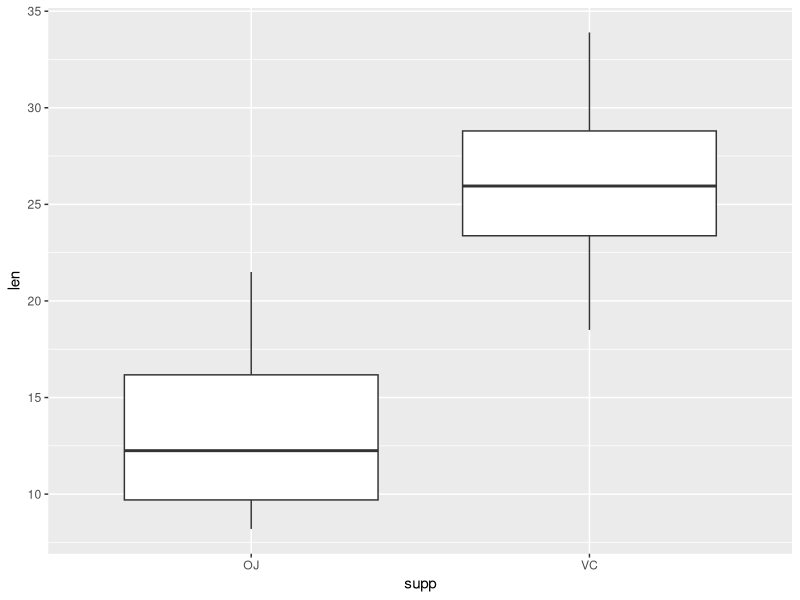
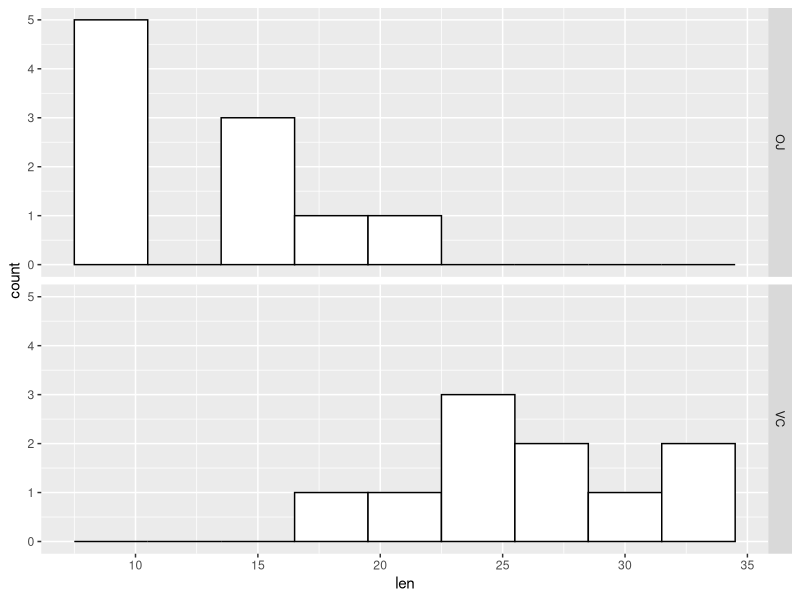
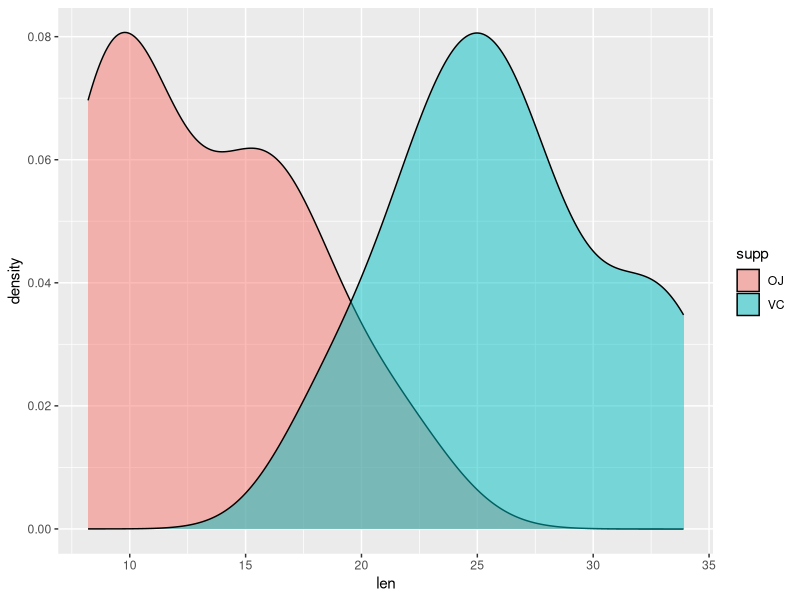

Write R code to recreate these figures, in order.
library(ggplot2)

df <- subset(ToothGrowth, supp == "OJ" & dose == 0.5 | supp == "VC" & dose == 2)
str(df)

### plots

ggplot(df, aes(supp, len))+
  geom_boxplot()

ggplot(df, aes(len))+
  geom_histogram(fill="white", col="black", binwidth=3)+
  facet_grid(supp ~ .)


ggplot(df, aes(len, fill=supp))+
  geom_density(alpha = 0.5)


### tests

shapiro.test(df$len[df$supp == "OJ"])
shapiro.test(df$len[df$supp == "VC"])
# or
by(df$len, INDICES = df$supp, shapiro.test)


bartlett.test(len ~ supp, df)


t_test_result <- t.test(len ~ supp, df)
t_stat <- t_test_result$statistic
  